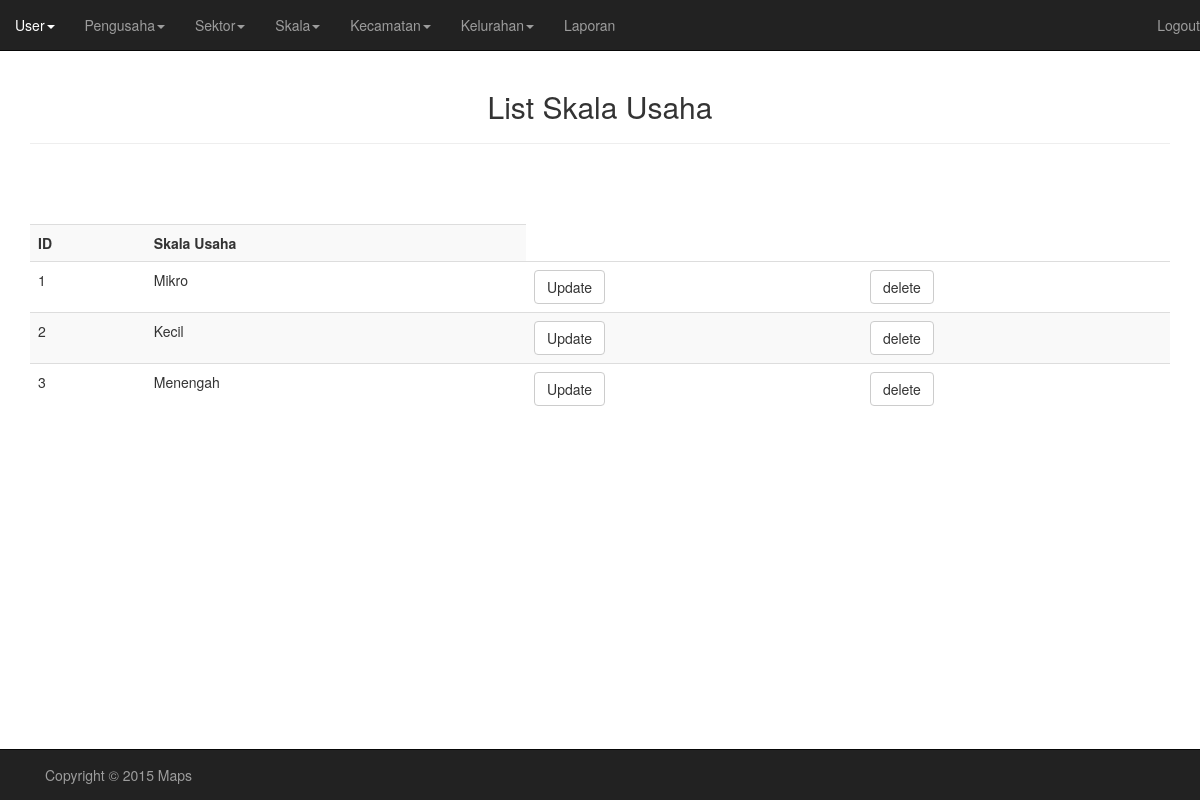
The app's page /Program/admin/listSkala.php (signed in), older data.
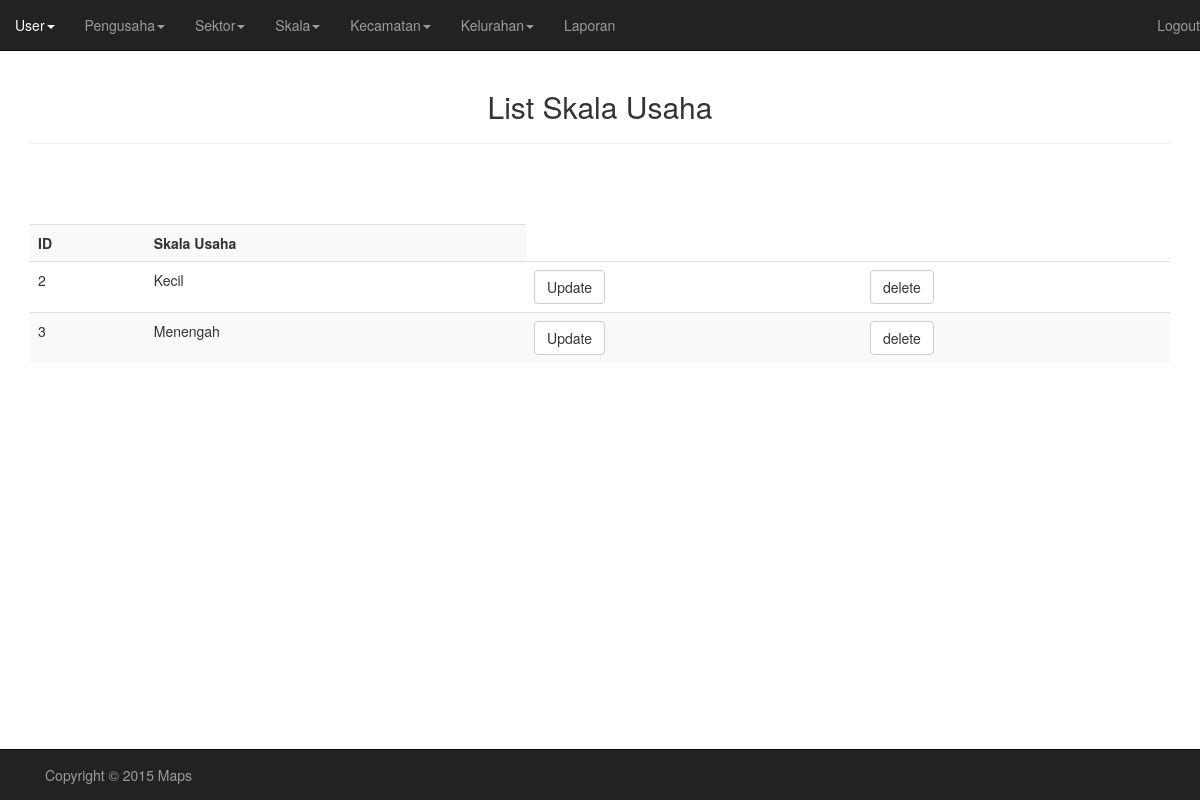
The same page, newer data.
### tables this page shows
CREATE TABLE IF NOT EXISTS `skala_usaha` (
  `id_skala` int(11) NOT NULL AUTO_INCREMENT,
  `skala` varchar(10) NOT NULL,
  PRIMARY KEY (`id_skala`)
);

### Program/admin/listSkala.php (the view, shortened to what this page needs)
<!doctype html>
<html>
<head>
    <link href="../css/bootstrap.css" rel="stylesheet">
    <link href="../css/custom.css" rel="stylesheet">
</head>
<body>
<div class="container">
    <h2 class="text-center">List Skala Usaha</h2><hr/><br>
        <?php
            $sqlSkala = "SELECT * FROM skala_usaha";
            $query = mysql_query($sqlSkala);
        ?>
            <br><br>
            <table class="table table-striped">
                <tr>
                    <th>ID</th>
                    <th>Skala Usaha</th>
                </tr>
                <?php
                    while($row = mysql_fetch_array($query))
                    {
                        echo "<tr>";
                            echo '<form method = "post" action = "#">';
                                echo '<td>' . $row['id_skala'] . '<input type = "hidden" name = "id_skala" value = "'. $row['id_skala'] .'"></td>';
                                echo '<td>' . $row['skala'] . '<input type = "hidden" name = "skala" value = "'. $row['skala'] .'"></td>';
                                echo '<td><input type = "submit" name = "update" value = "Update" class="btn btn-default"></td>';
                                echo '<td><input type = "submit" name = "delete" value = "delete" class="btn btn-default"></td>';
                            echo '</form>';
                        echo "</tr>";
                     }
                ?>
            </table>
        <div class="row">
            <div class="navbar navbar-inverse navbar-fixed-bottom ">
                <div class="container">
                    <p class="navbar-text pull-left">Copyright &copy 2015 Maps</p>
                </div>
            </div>
        </div>
    </div>
</body>
</html>

Row changes from the older to the newer data that the page shows:
removed skala_usaha: id_skala "1", skala "Mikro"
